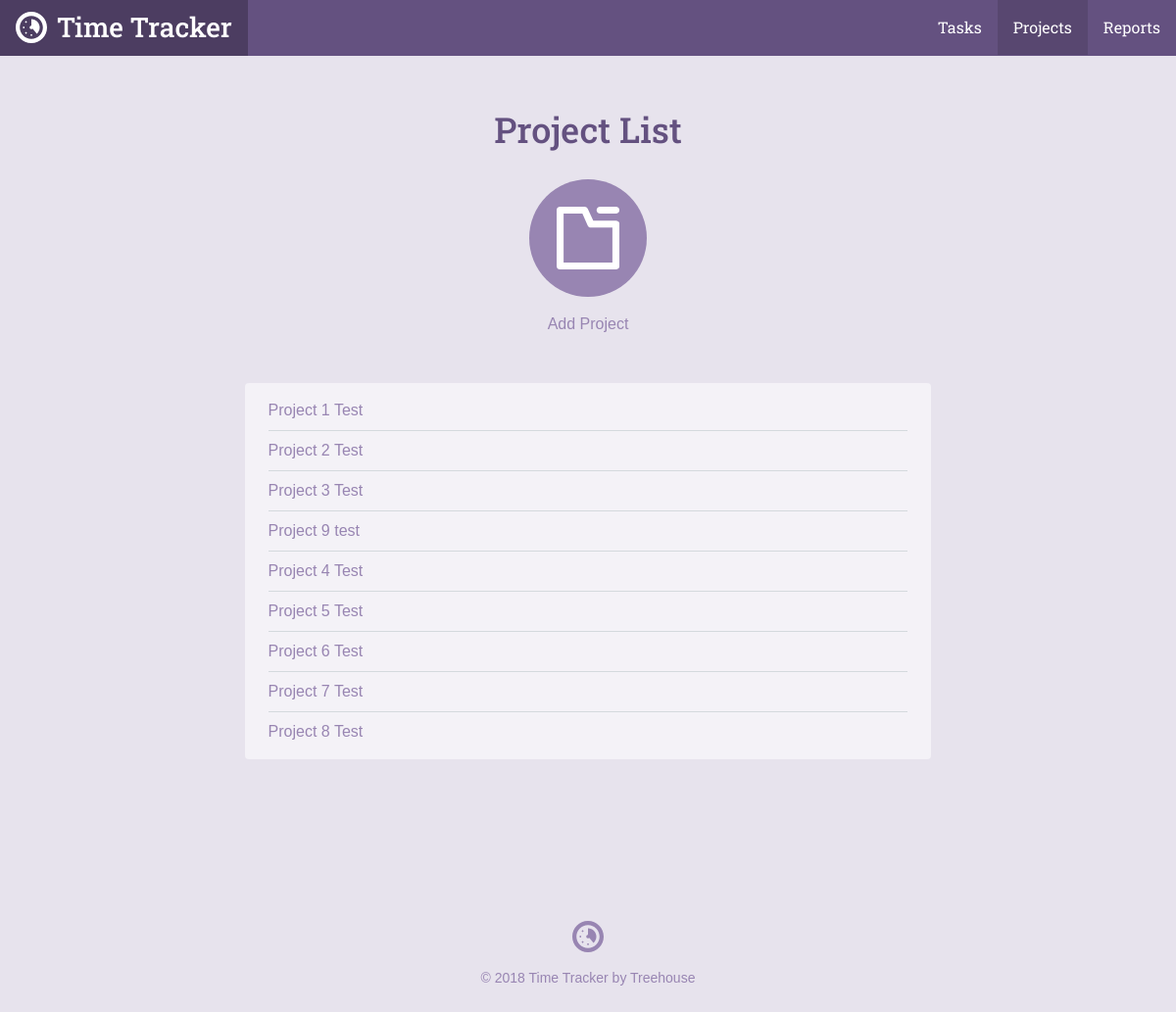
Page /project_list.php on the committed database.
### tables this page shows
CREATE TABLE `projects` (
	`project_id`	INTEGER PRIMARY KEY AUTOINCREMENT,
	`title`	TEXT NOT NULL,
	`category`	TEXT NOT NULL
);

### inc/functions.php (called while the page is built, shortened)
<?php
function getProjectList()
{
    include "connection.php";
    try {
        return $db->query('SELECT project_id, title, category FROM projects');
    } catch (Exception $e) {
        echo "Error: ".$e->getMessage()."<br/>";
        return [];
    }
}

### project_list.php (the view, shortened to what this page needs)
<?php
require 'inc/functions.php';
include 'inc/header.php';
?>
<div class="section catalog random">
    <div class="col-container page-container">
        <div class="col col-70-md col-60-lg col-center">
            <h1 class="actions-header">Project List</h1>
            <div class="actions-item">
                <a class="actions-link" href="project.php">
                <span class="actions-icon">
                  <svg viewbox="0 0 64 64"><use xlink:href="#project_icon"></use></svg>
                </span>
                Add Project
                </a>
            </div>
            <div class="form-container">
                <ul class="items">
                    <?php
                    foreach (getProjectList() as $item) {
                        echo "<li><a href='project.php?id=".$item['project_id']."'>". $item['title'] ."</a></li>";
                    }
                    ?>
                </ul>
            </div>
        </div>
    </div>
</div>
<?php include("inc/footer.php"); ?>

### css/style.css (style rules this page uses)
*,:after,:before { box-sizing:border-box }
html { font-family:sans-serif;-ms-text-size-adjust:100%;-webkit-text-size-adjust:100% }
body { margin:0 }
a { background-color:transparent }
h1 { font-size:2em;margin:.67em 0 }
svg:not(:root) { overflow:hidden }
html { font-size:100%;line-height:1.5;-webkit-tap-highlight-color:transparent }
body { font-size:1rem;font-family:"Gotham Rounded A","Gotham Rounded B","Helvetica",Helvetica,Arial,sans-serif;font-style:normal;font-weight:400 }
.col { float:left;width:100% }
.col-container:before,.col-container:after { content:" ";display:table }
.col-container:after { clear:both }
.col-center { float:none;margin:0 auto }
@media screen and (min-width: 680px) { .col-70-md { width:70% !important } }
@media screen and (min-width: 960px) { .col-60-lg { width:60% !important } }
h1,h2,h3,h4,h5,h6 { color:#40484a;display:block;font-weight:500;margin:0;text-rendering:optimizeLegibility }
h1 { font-size:2.25rem }
a { color:#3f8abf;cursor:pointer;transition:color 300ms 0s ease;text-decoration:none }
ul,ol { margin:0;padding:0 0 0 2rem }
body { background-color:#e7e3ed }
h1,h2,h3,h4,h5,h6 { color:#645180;font-family:"Roboto Slab", Helvetica, Arial, sans-serif }
.col-container { margin:0 auto;max-width:1200px }
.actions-header { margin-bottom:1.5rem }
.actions-item { margin:0 1.5rem }
@media screen and (min-width: 680px) { .actions-item { display:inline-block;float:left } }
.page-container .actions-item { float:none }
.actions-link { transition:color 200ms ease-in-out;color:#9885b2;display:block }
@media screen { .actions-link { margin-bottom:2rem } }
@media screen and (min-width: 680px) { .actions-link { margin-bottom:0 } }
.actions-icon { width:120px;height:120px;transition:background 200ms ease-in-out;display:block;background-color:#9885b2;border-radius:9999px }
@media screen { .actions-icon { margin-bottom:.5rem } }
@media screen and (min-width: 680px) { .actions-icon { margin-bottom:1rem } }
.actions-icon svg { width:64px;height:64px;margin-top:28px;fill:#fff;display:inline-block }
.page-container .actions-icon { margin-left:auto;margin-right:auto }
.page-container { text-align:center }
@media screen { .page-container { padding:1.5rem 1rem 0 1rem } }
@media screen and (min-width: 680px) { .page-container { padding-top:3rem } }
.form-container { background-color:#f4f2f7;border-radius:4px }
@media screen { .form-container { padding:.5rem 1.5rem;margin-top:.5rem;margin-bottom:1.5rem } }
@media screen and (min-width: 680px) { .form-container { padding:.5rem 1.5rem;margin-top:3rem;margin-bottom:0 } }
.form-container a { color:#9885b2 }
.items { list-style:none;overflow:hidden;padding:0;margin:0 }
.items li { position:relative;text-align:left;border-bottom:solid 1px #d4d9dd;padding-top:.5rem;padding-bottom:.5rem }
.items li:last-child { border-bottom:none !important }
.items a { color:#9885b2 }

### rows in the picture
projects: title "Project 1 Test"
projects: title "Project 2 Test"
projects: title "Project 3 Test"
projects: title "Project 9 test"
projects: title "Project 4 Test"
projects: title "Project 5 Test"
projects: title "Project 6 Test"
projects: title "Project 7 Test"
projects: title "Project 8 Test"
